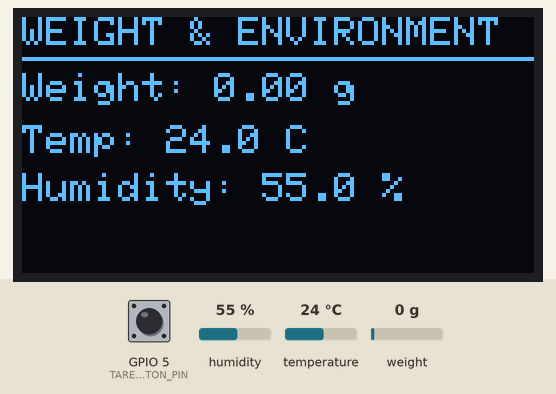
Recording of a program running on a simulated ESP32. Shown: 128×64 one-colour display. Inputs (shaded band) come from the test bench; at power-on: GPIO 5 (TARE_BUTTON_PIN) HIGH, humidity 55 %, weight on the scale 0 g, temperature 24 °C. What the program prints to the serial monitor is not drawn.

Above: at 4.3 s.
4.4 s: GPIO 5 (TARE_BUTTON_PIN) pulled LOW for 3.2 s
At 7.0 s:
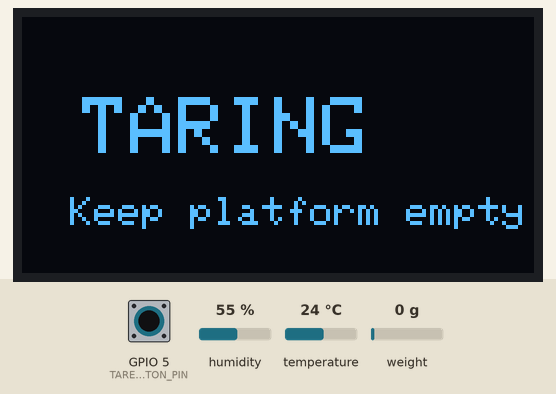
10.2 s: humidity set to 22 %
At 11.3 s:
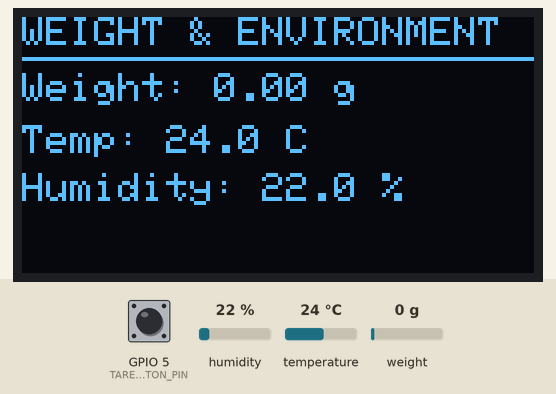
12.3 s: weight on the scale set to 100 g
At 13.8 s:
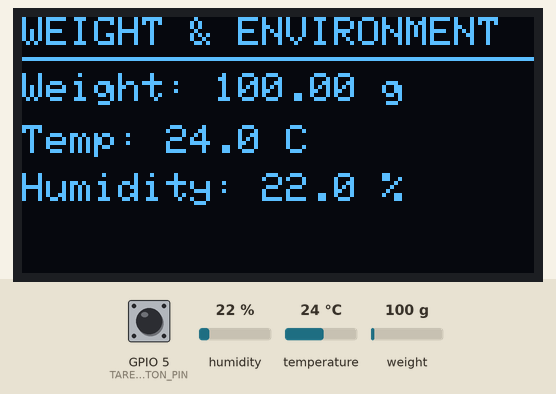
14.3 s: temperature set to 12 °C
At 16.1 s:
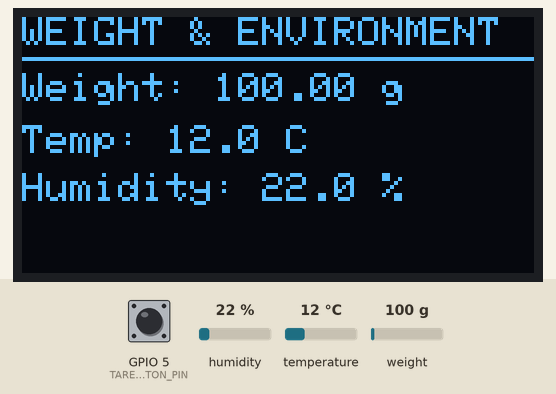
16.4 s: GPIO 5 (TARE_BUTTON_PIN) pulled LOW for 1.2 s
At 20.8 s:
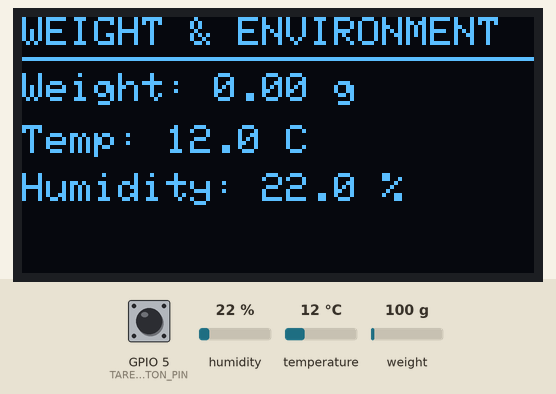
21.5 s: weight on the scale set to 1250 g
At 23.3 s:
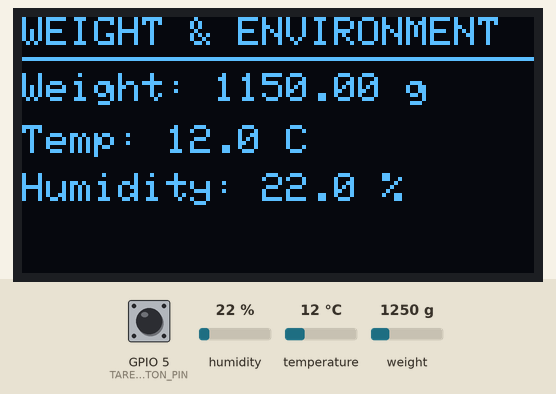
Timing chart, 0 to 24.6 s (numbered marks = the images above; inputs shaded):
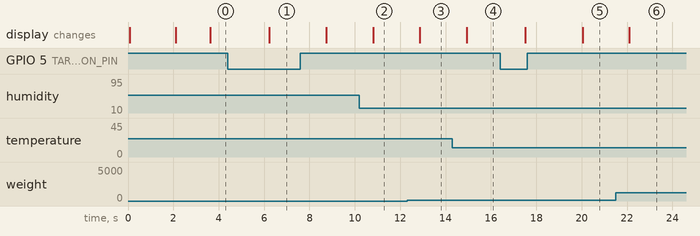

The program:

main.cpp
```cpp
#include <Wire.h>
#include <Adafruit_GFX.h>
#include <Adafruit_SSD1306.h>
#include <Adafruit_BME280.h>
#include <Adafruit_Sensor.h>
#include "HX711.h"


#define SCREEN_WIDTH 128
#define SCREEN_HEIGHT 64
#define OLED_RESET -1
#define OLED_ADDRESS 0x3C

Adafruit_SSD1306 display(
  SCREEN_WIDTH, SCREEN_HEIGHT, &Wire, OLED_RESET
);


Adafruit_BME280 bme;


const int LOADCELL_DOUT_PIN = 16;
const int LOADCELL_SCK_PIN = 4;

HX711 scale;

const float CALIBRATION_FACTOR = -102.426;


const int TARE_BUTTON_PIN = 5;


void setup() {
  Serial.begin(115200);


  Wire.begin(21, 22);


  pinMode(TARE_BUTTON_PIN, INPUT_PULLUP);


  if (!display.begin(SSD1306_SWITCHCAPVCC, OLED_ADDRESS)) {
    Serial.println("OLED initialization failed!");
    while (true) {
      delay(100);
    }
  }

  display.clearDisplay();
  display.setTextColor(SSD1306_WHITE);
  display.setTextSize(1);
  display.setCursor(0, 0);
  display.println("WEIGHT MONITOR");
  display.println();
  display.println("Initializing...");
  display.display();


  bool bmeFound = bme.begin(0x76);

  if (!bmeFound) {
    bmeFound = bme.begin(0x77);
  }

  if (!bmeFound) {
    Serial.println("BME280 not detected!");

    display.clearDisplay();
    display.setCursor(0, 0);
    display.println("BME280 ERROR!");
    display.println("Check wiring");
    display.display();

    while (true) {
      delay(100);
    }
  }


  scale.begin(LOADCELL_DOUT_PIN, LOADCELL_SCK_PIN);

  if (!scale.wait_ready_timeout(3000)) {
    Serial.println("HX711 not detected!");

    display.clearDisplay();
    display.setCursor(0, 0);
    display.println("HX711 ERROR!");
    display.println("Check wiring");
    display.display();

    while (true) {
      delay(100);
    }
  }


  scale.set_scale(CALIBRATION_FACTOR);


  display.clearDisplay();
  display.setCursor(0, 0);
  display.println("Initial Tare...");
  display.println("Keep platform empty");
  display.display();

  scale.tare(20);

  Serial.println("System ready!");

  display.clearDisplay();
  display.setCursor(0, 0);
  display.println("System Ready!");
  display.display();

  delay(1000);
}

void loop() {

  static bool lastButtonState = HIGH;
  static unsigned long lastDebounceTime = 0;

  bool buttonState = digitalRead(TARE_BUTTON_PIN);

  if (buttonState != lastButtonState) {
    lastDebounceTime = millis();
  }

  if ((millis() - lastDebounceTime) > 40) {
    static bool stableButtonState = HIGH;

    if (buttonState != stableButtonState) {
      stableButtonState = buttonState;


      if (stableButtonState == LOW) {
        Serial.println("Taring...");

        display.clearDisplay();
        display.setTextSize(2);
        display.setTextColor(SSD1306_WHITE);
        display.setCursor(15, 20);
        display.println("TARING");
        display.setTextSize(1);
        display.setCursor(12, 45);
        display.println("Keep platform empty");
        display.display();


        if (scale.wait_ready_timeout(2000)) {
          scale.tare(20);
          Serial.println("Tare complete!");
        } else {
          Serial.println("HX711 not ready!");
        }
      }
    }
  }

  lastButtonState = buttonState;


  float weight = 0.0;

  if (scale.is_ready()) {
    weight = scale.get_units(5);
  }


  float temperature = bme.readTemperature();
  float humidity = bme.readHumidity();


  display.clearDisplay();
  display.setTextColor(SSD1306_WHITE);


  display.setTextSize(1);
  display.setCursor(0, 0);
  display.println("WEIGHT & ENVIRONMENT");
  display.drawLine(0, 10, 127, 10, SSD1306_WHITE);


  display.setCursor(0, 14);
  display.print("Weight: ");
  display.print(weight, 2);
  display.println(" g");


  display.setCursor(0, 27);
  display.print("Temp: ");
  display.print(temperature, 1);
  display.println(" C");


  display.setCursor(0, 39);
  display.print("Humidity: ");
  display.print(humidity, 1);
  display.println(" %");


  display.display();


  Serial.print("Weight: ");
  Serial.print(weight, 2);
  Serial.println(" g");

  Serial.print("Temperature: ");
  Serial.print(temperature, 1);
  Serial.println(" C");

  Serial.print("Humidity: ");
  Serial.print(humidity, 1);
  Serial.println(" %");


  Serial.println("----------------------------");

  delay(500);
}
```

Measured:
- after the input at 4.4 s, the display: changes after 1.8 s (image 1)
- after the input at 10.2 s, the display: changes after 0.61 s (image 2)
- after the input at 12.3 s, the display: changes after 0.57 s (image 3)
- after the input at 14.3 s, the display: changes after 0.63 s (image 4)
- after the input at 16.4 s, the display: first changes after 1.1 s (image 5 shows a later state)
- after the input at 21.5 s, the display: changes after 0.61 s (image 6)
